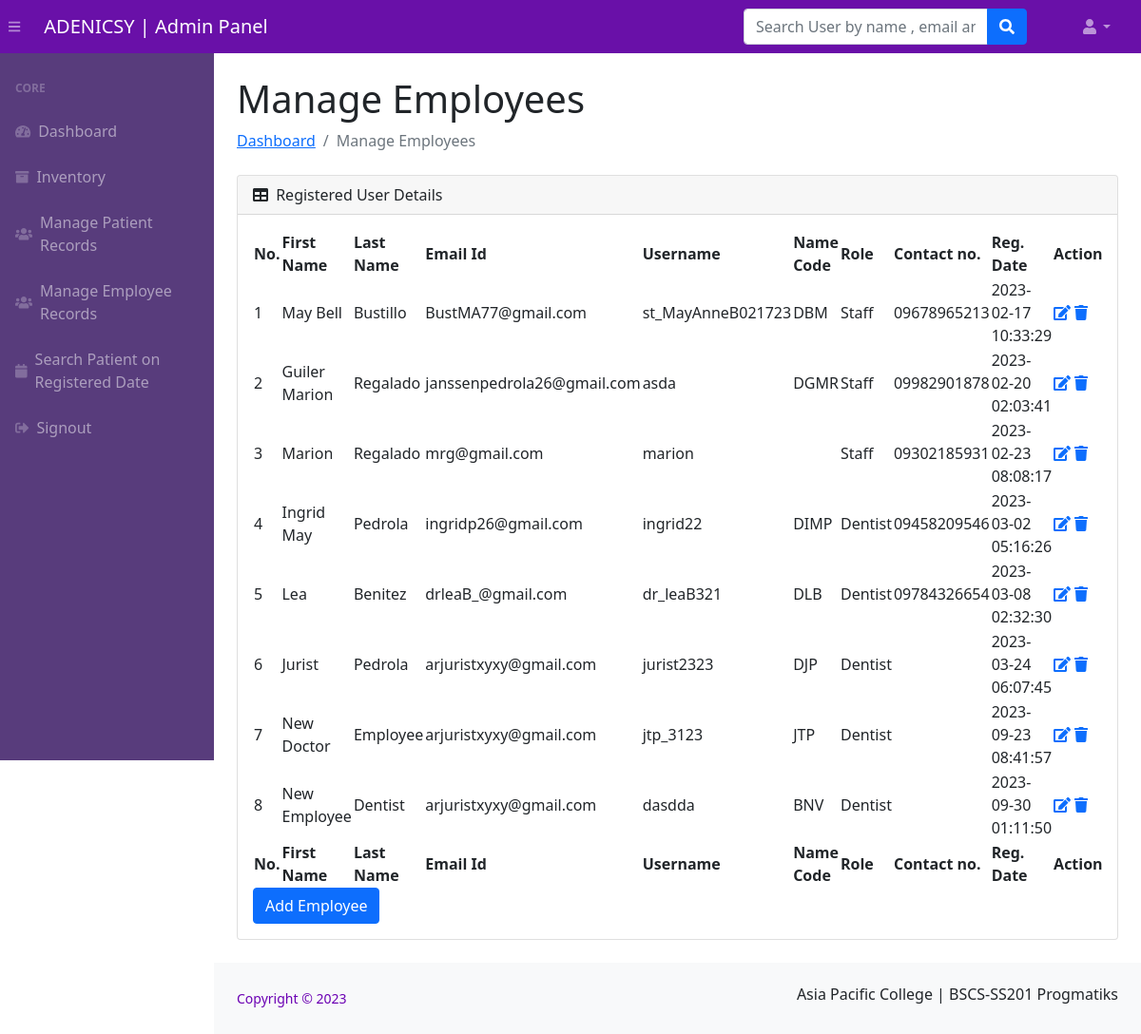
Screenshot of /admin/manage-employee.php (signed in) with the database file from the repository.
### tables this page shows
CREATE TABLE `employee` (
  `id` int(11) NOT NULL,
  `fname` varchar(255) NOT NULL,
  `lname` varchar(255) NOT NULL,
  `email` varchar(255) NOT NULL,
  `username` varchar(255) NOT NULL,
  `password` varchar(255) NOT NULL,
  `contactno` varchar(255) DEFAULT NULL,
  `PRC_ID` int(7) DEFAULT NULL,
  `empRole` varchar(255) NOT NULL,
  `namecode` varchar(15) NOT NULL,
  `timeCreated` timestamp NOT NULL DEFAULT current_timestamp()
);

### admin/manage-employee.php (the view, shortened to what this page needs)
<?php session_start();
if (strlen($_SESSION['adminid'] == 0)) {
    header('location:logout.php');
} else {
?>
    <?php
    require_once('../includes/config.php');
    ?>
    <!DOCTYPE html>
    <html lang="en">
    <head>
        <link href="https://cdn.jsdelivr.net/npm/simple-datatables@latest/dist/style.css" rel="stylesheet" />
        <link href="../css/styles.css" rel="stylesheet" />
    </head>
    <body class="sb-nav-fixed">
        <?php include_once('includes/navbar.php'); ?>
        <div id="layoutSidenav">
            <?php include_once('includes/sidebar.php'); ?>
            <div id="layoutSidenav_content">
                <main>
                    <div class="container-fluid px-4">
                        <h1 class="mt-4">Manage Employees</h1>
                        <ol class="breadcrumb mb-4">
                            <li class="breadcrumb-item"><a href="dashboard.php">Dashboard</a></li>
                            <li class="breadcrumb-item active">Manage Employees</li>
                        </ol>
                        <div class="card mb-4">
                            <div class="card-header">
                                <i class="fas fa-table me-1"></i>
                                Registered User Details
                            </div>
                            <div class="card-body">
                                <table id="datatablesSimple">
                                    <thead>
                                        <tr>
                                            <th>No.</th>
                                            <th>First Name</th>
                                            <th>Last Name</th>
                                            <th>Email Id</th>
                                            <th>Username</th>
                                            <th>Name Code</th>
                                            <th>Role</th>
                                            <th>Contact no.</th>
                                            <th>Reg. Date</th>
                                            <th>Action</th>
                                        </tr>
                                    </thead>
                                    <tfoot>
                                        <tr>
                                            <th>No.</th>
                                            <th>First Name</th>
                                            <th>Last Name</th>
                                            <th>Email Id</th>
                                            <th>Username</th>
                                            <th>Name Code</th>
                                            <th>Role</th>
                                            <th>Contact no.</th>
                                            <th>Reg. Date</th>
                                            <th>Action</th>
                                        </tr>
                                    </tfoot>
                                    <tbody>
                                        <?php $ret = mysqli_query($con, "select * from employee");
                                        $cnt = 1;
                                        while ($row = mysqli_fetch_array($ret)) { ?>
                                            <tr>
                                                <td><?php echo $cnt; ?></td>
                                                <td><?php echo $row['fname']; ?></td>
                                                <td><?php echo $row['lname']; ?></td>
                                                <td><?php echo $row['email']; ?></td>
                                                <td><?php echo $row['username']; ?></td>
                                                <td><?php echo $row['namecode']; ?></td>
                                                <td><?php echo $row['empRole']; ?></td>
                                                <td><?php echo $row['contactno']; ?></td>
                                                <td><?php echo $row['timeCreated']; ?></td>
                                                <td>
                                                    <a href="employee-user-profile.php?uid=<?php echo $row['id']; ?>">
                                                        <i class="fas fa-edit"></i></a>
                                                    <a href="manage-employee.php?id=<?php echo $row['id']; ?>" onClick="return confirm('Do you really want to delete');">
                                                        <i class="fa fa-trash" aria-hidden="true"></i></a>
                                                </td>
                                            </tr>
                                        <?php $cnt = $cnt + 1;
                                        } ?>
                                    </tbody>
                                </table>
                                <button type="button" class="btn btn-primary" data-bs-toggle="modal" data-bs-target="#exampleModal">
                                    Add Employee
                                </button>
                            </div>
                        </div>
                    </div>
                </main>
                <?php include('../includes/footer.php'); ?>
            </div>
        </div>
    </body>
    </html>
<?php } ?>

### rows the page displays
employee: fname "May Bell", lname "Bustillo", email "BustMA77@gmail.com", username "st_MayAnneB021723", namecode "DBM", empRole "Staff", contactno "09678965213", timeCreated "2023-02-17 10:33:29"
employee: fname "Guiler Marion", lname "Regalado", email "janssenpedrola26@gmail.com", username "asda", namecode "DGMR", empRole "Staff", contactno "09982901878", timeCreated "2023-02-20 02:03:41"
employee: fname "Marion", lname "Regalado", email "mrg@gmail.com", username "marion", empRole "Staff", contactno "09302185931", timeCreated "2023-02-23 08:08:17"
employee: fname "Ingrid May", lname "Pedrola", email "ingridp26@gmail.com", username "ingrid22", namecode "DIMP", empRole "Dentist", contactno "09458209546", timeCreated "2023-03-02 05:16:26"
employee: fname "Lea", lname "Benitez", email "drleaB_@gmail.com", username "dr_leaB321", namecode "DLB", empRole "Dentist", contactno "09784326654", timeCreated "2023-03-08 02:32:30"
employee: fname "Jurist", lname "Pedrola", email "arjuristxyxy@gmail.com", username "jurist2323", namecode "DJP", empRole "Dentist", timeCreated "2023-03-24 06:07:45"
employee: fname "New Doctor", lname "Employee", email "arjuristxyxy@gmail.com", username "jtp_3123", namecode "JTP", empRole "Dentist", timeCreated "2023-09-23 08:41:57"
employee: fname "New Employee", lname "Dentist", email "arjuristxyxy@gmail.com", username "dasdda", namecode "BNV", empRole "Dentist", timeCreated "2023-09-30 01:11:50"
